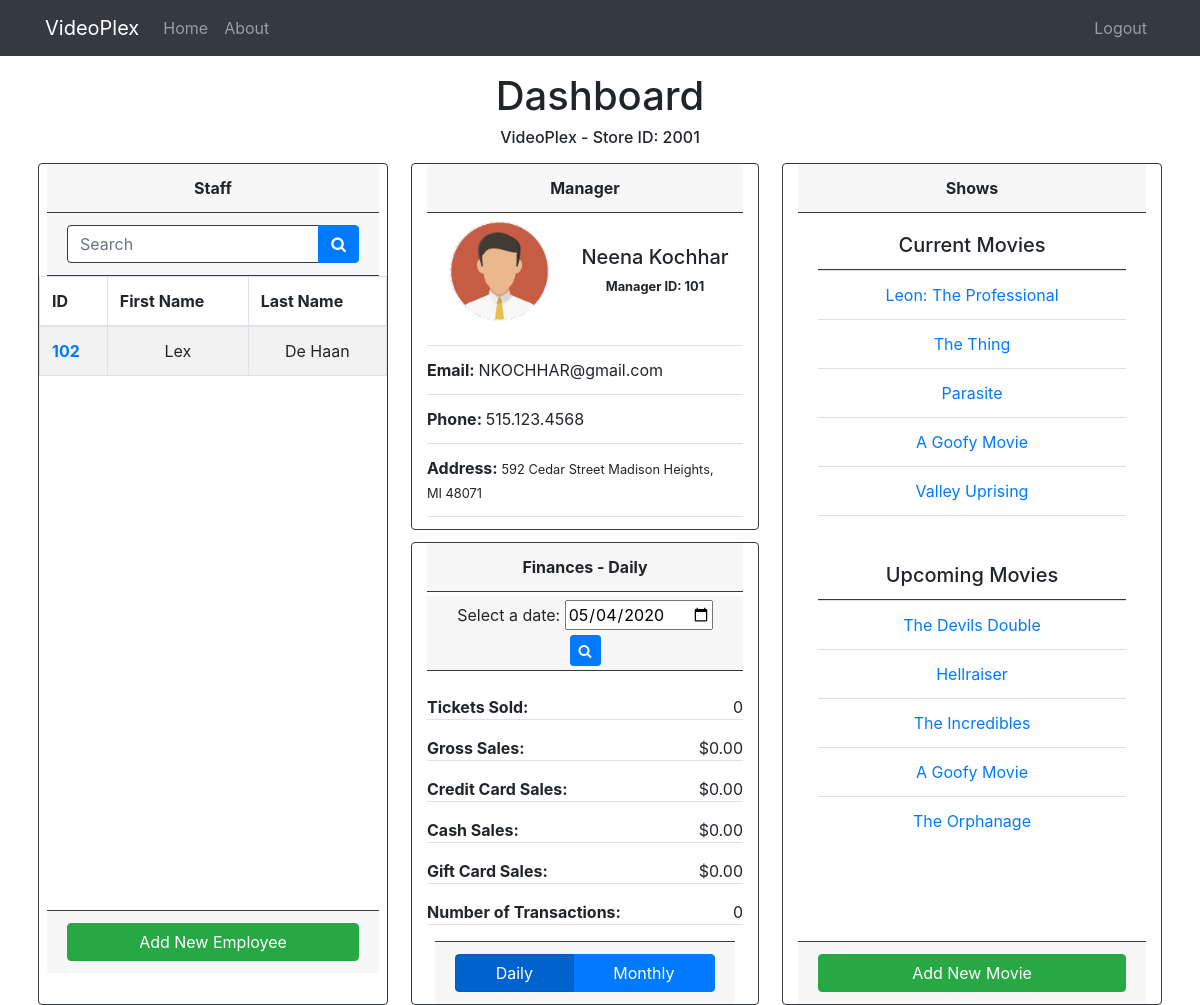
/cinemas/index/2001 (signed in), run on an earlier commit of the app's database.
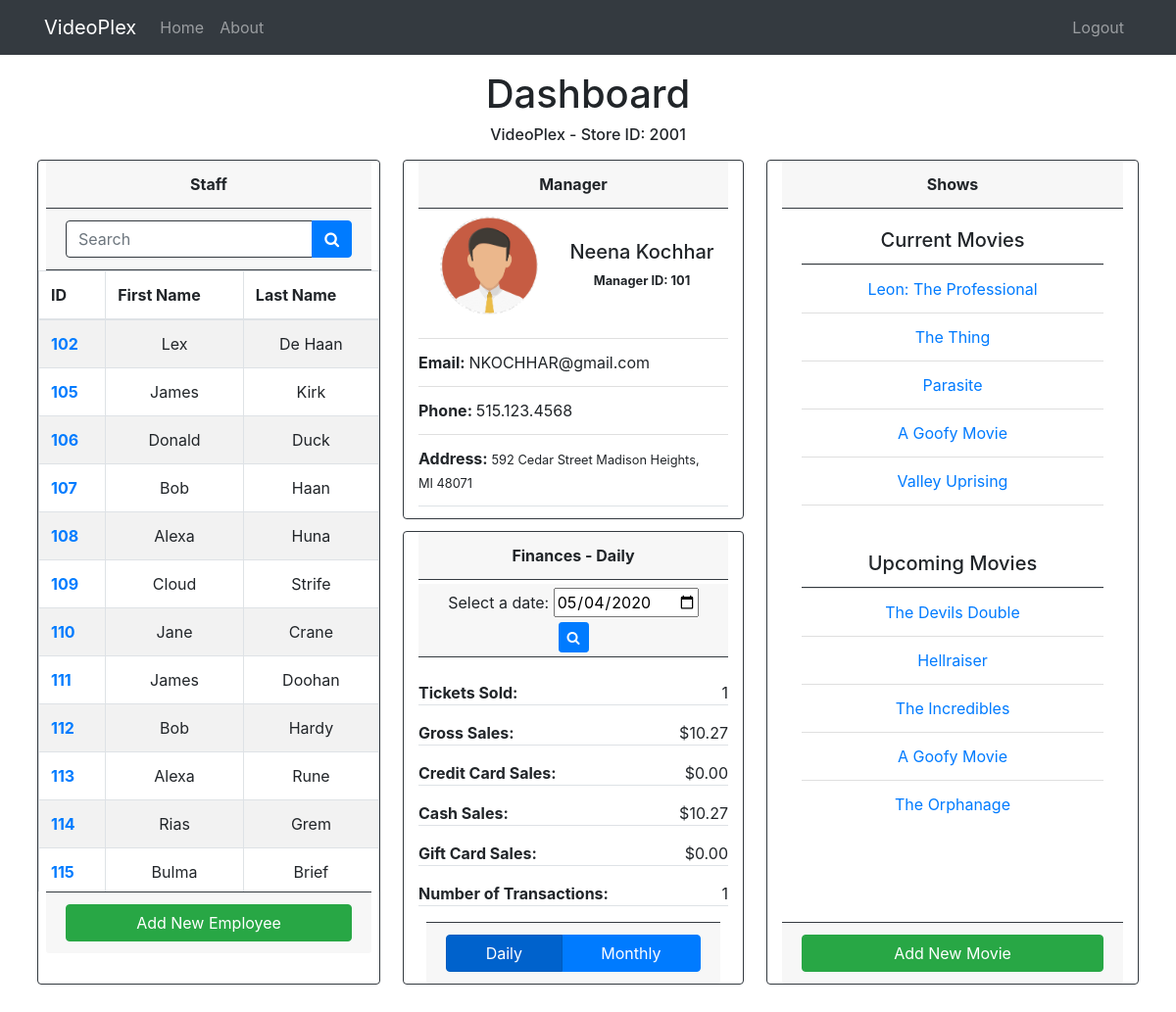
And on a later commit of the database.
### tables this page shows
CREATE TABLE employee (
    employee_id INT(6) AUTO_INCREMENT,
    first_name VARCHAR(256) NOT NULL,
    last_name VARCHAR(256) NOT NULL,
    email VARCHAR(256) NOT NULL UNIQUE,
    phone VARCHAR(20) NOT NULL,
    birthdate DATE NOT NULL,
    salary INT CHECK (salary > 0),
    hire_date DATE NOT NULL,
    ssn INT(9) NOT NULL,
    address_id INT (6),
    store_number INT(6),
    manager_id INT(6),
    PRIMARY KEY (employee_id),
    FOREIGN KEY (address_id) References address (address_id),
    FOREIGN KEY (store_number) References cinema (cinema_id)
);

CREATE TABLE movie (
    movie_id INT(6) AUTO_INCREMENT,
    movie_name VARCHAR(256) NOT NULL,
    duration INT(5),
    rating_mpaa CHAR(4),
    rating_imdb DECIMAL(4, 2),
    director VARCHAR(30) NOT NULL,
    genre VARCHAR(20),
    start_date DATE,
    end_date DATE,
    PRIMARY KEY (movie_id)
);

### app/views/cinemas/index.php (the view, shortened to what the rows shown need)
<?php require APPROOT . '/views/inc/header.php'; ?>
    <h1 class="text-center">Dashboard</h1>
    <div class="row">
        <div class="col card mx-2 px-0 border-dark">
            <div class="table-wrapper-scroll-y custom-scrollbar">
                <table class="table table-bordered table-striped mb-0">
                    <thead>
                        <tr>
                            <th scope="col">ID</th>
                            <th scope="col">First Name</th>
                            <th scope="col">Last Name</th>
                        </tr>
                    </thead>
                    <?php foreach($data['employees'] as $employee) : ?>
                        <tr>
                            <th scope="row"><a href="<?php echo URLROOT; ?>/cinemas/view_employee/<?php echo $data['cinema_id']; ?>/<?php echo $employee->employee_id; ?>"><?php echo $employee->employee_id?></a></th>
                            <td class="text-center"><?php echo $employee->first_name?></td>
                            <td class="text-center"><?php echo $employee->last_name?></td>
                        </tr>
                    <?php endforeach; ?>
                </table>
            </div>
        </div>
        <div class="col card mx-2 border-dark">
            <div class="card-body">
                <ul class="list-group list-group-flush mb-5 border-top border-dark">
                    <?php foreach($data['current_movies'] as $movie) : ?>
                    <li class="list-group-item text-center">
                        <a href="<?php echo URLROOT; ?>/cinemas/view_movie/<?php echo $data['cinema_id']; ?>/<?php echo $movie->movie_id; ?>">
                        <?php echo $movie->movie_name; ?></a></li>
                    <?php endforeach; ?>
                </ul>
                <ul class="list-group list-group-flush mb-5 border-top border-dark">
                    <?php foreach($data['upcoming_movies'] as $movie) : ?>
                    <li class="list-group-item text-center">
                        <a href="<?php echo URLROOT; ?>/cinemas/view_movie/<?php echo $data['cinema_id']; ?>/<?php echo $movie->movie_id; ?>">
                        <?php echo $movie->movie_name; ?></a></li>
                    <?php endforeach; ?>
                </ul>
            </div>
        </div>
    </div>
<?php require APPROOT . '/views/inc/footer.php'; ?>

What changed in the data, as far as the page shows it:
added employee: employee_id "105", first_name "James", last_name "Kirk"
added employee: employee_id "106", first_name "Donald", last_name "Duck"
added employee: employee_id "107", first_name "Bob", last_name "Haan"
added employee: employee_id "108", first_name "Alexa", last_name "Huna"
added employee: employee_id "109", first_name "Cloud", last_name "Strife"
added employee: employee_id "110", first_name "Jane", last_name "Crane"
added employee: employee_id "111", first_name "James", last_name "Doohan"
added employee: employee_id "112", first_name "Bob", last_name "Hardy"
added employee: employee_id "113", first_name "Alexa", last_name "Rune"
added employee: employee_id "114", first_name "Rias", last_name "Grem"
added employee: employee_id "115", first_name "Bulma", last_name "Brief"
Also different on the page:
$data['finances']['total_tickets']: "0" → "1"
$data['finances']['gross_sales']: "0.00" → "10.27"
$data['finances']['CASH']: "0.00" → "10.27"
$data['finances']['transactions']: "0" → "1"
